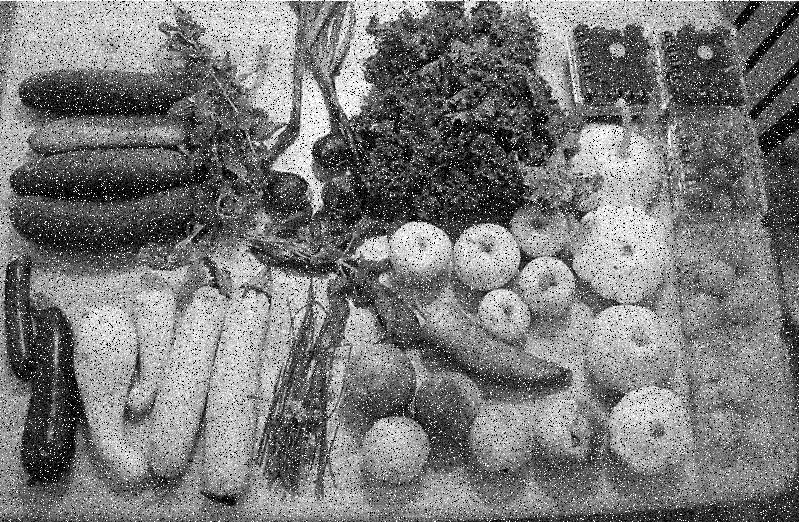
#> input picture HW3/q3/broken.jpg, 799 x 522 px
$ python FixNoised.py
#> lines starting #> are read from the running program, lines starting #| are printed output that depends on the picture
# Ayal_Kaabia, 322784760
# Sami_Serhan, 327876298

import cv2
import numpy as np
import matplotlib.pyplot as plt


broken_img = cv2.imread('broken.jpg', cv2.IMREAD_GRAYSCALE)
#> broken_img is the input picture: shape (522, 799); min 0, max 255, mean 121.2

# section a fix the broken img
bilateral_img = cv2.bilateralFilter(broken_img, d=3, sigmaColor=50, sigmaSpace=19)

median_img = cv2.medianBlur(bilateral_img, 5)
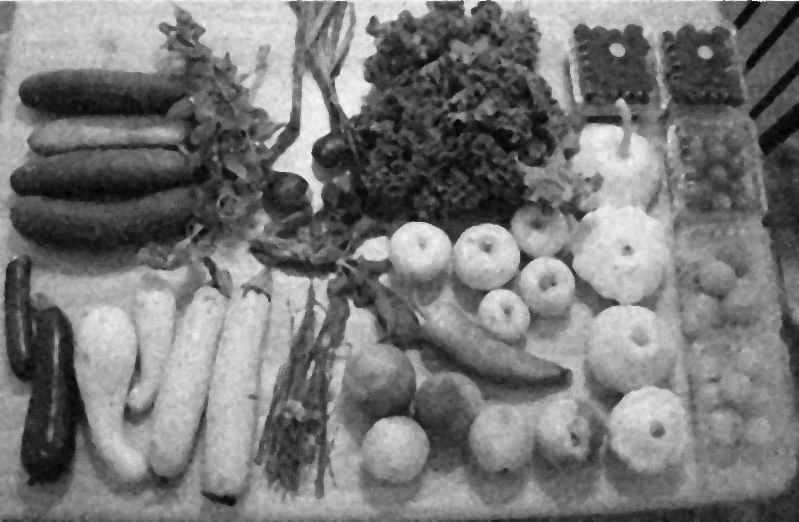
#> median_img: shape (522, 799); min 4, max 253, mean 119.9

# Define the blurring mask G
G = np.array([[0, 1/6, 0],
              [1/6, 2/6, 1/6],
              [0, 1/6, 0]], dtype=np.float32)

B_blur = cv2.filter2D(median_img, -1, G)

B_sharp = cv2.subtract(median_img, B_blur)
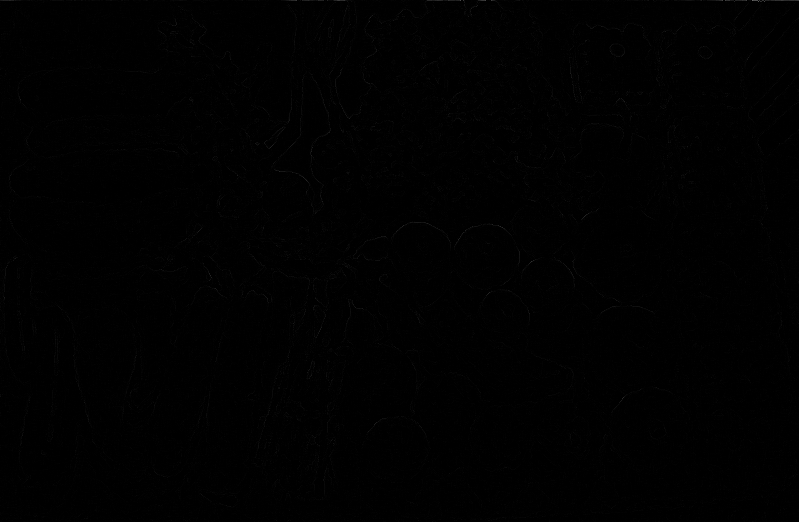
#> B_sharp: shape (522, 799); min 0, max 103, mean 0.7

lambda_factor = 0.5

# lamda * B_sharp
B_sharp_lamda = cv2.multiply(B_sharp, lambda_factor)

# B + lamda * B_sharp
B_enhanced = cv2.add(median_img, B_sharp_lamda)


plt.subplot(121)
plt.imshow(broken_img, cmap='gray')

plt.subplot(122)
plt.imshow(B_enhanced, cmap='gray')
plt.show()
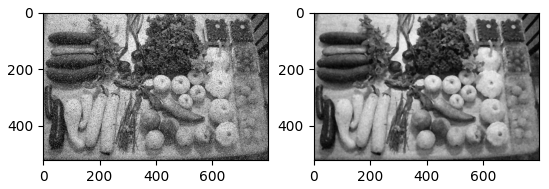
#> figure drawn by matplotlib, 2 panels

# save the img
path = 'fixed_broken.jpg'
cv2.imwrite(path, B_enhanced)

# section B law of large numbers
# noise images
#> (the run stopped early here; a loop or call above may not have finished)
